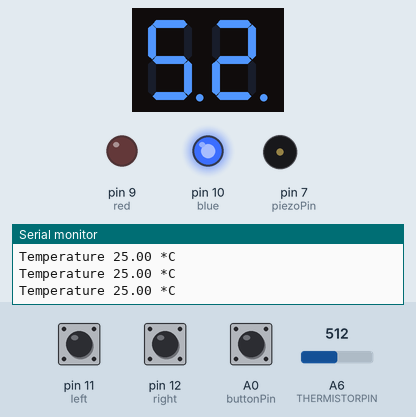
Recording of a sketch running on a simulated Arduino Nano, built with avr-gcc and run on an emulated ATmega328P. Shown: 2-digit seven-segment display, output pins drawn as LEDs (lit = HIGH), buzzer (waves = sounding), the last lines printed to the serial monitor. Wiring (inferred from the names in the program): 2-digit 7-segment display, segments lit when LOW: segments pin 3, pin 2, A5, A2, A4, pin 4, pin 5, A3; digit selects A1, pin 6. The inputs (shaded band) are chosen by the test bench; at power-on: A6 (THERMISTORPIN) = 512, A0 (buttonPin) HIGH, pin 11 (left) HIGH, pin 12 (right) HIGH. The segment pins are drawn as the display they are named for; pins used as bus, display or sensor lines are not drawn.

Above: at 1.2 s.
1.3 s: A6 (THERMISTORPIN) set to 567
At 1.8 s:
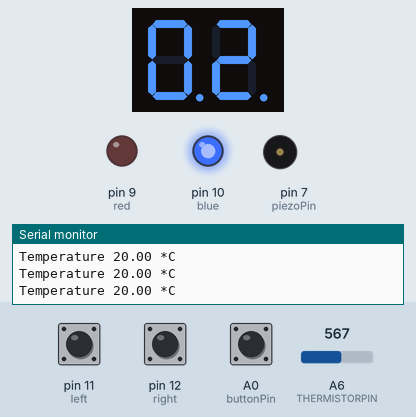
2.8 s: A6 (THERMISTORPIN) set to 585
At 4.0 s:
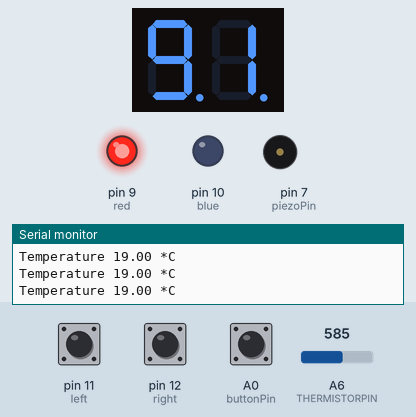
4.3 s: A6 (THERMISTORPIN) set to 807
At 5.3 s:
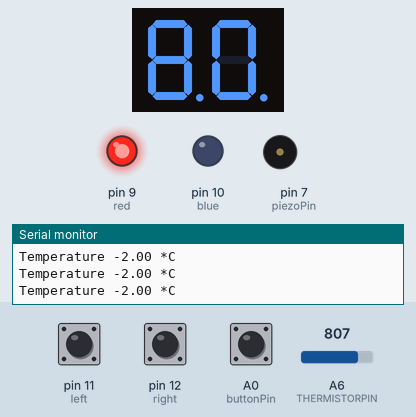
5.8 s: A6 (THERMISTORPIN) set to 827
At 6.7 s:
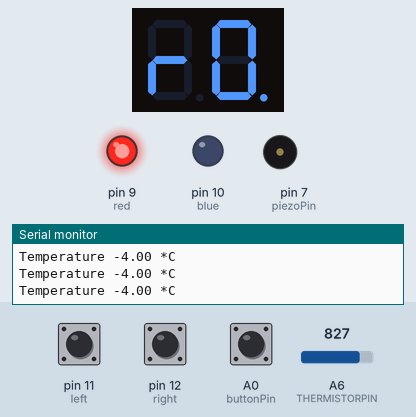
7.3 s: A0 (buttonPin) pulled LOW for 1 s
At 8.67 s:
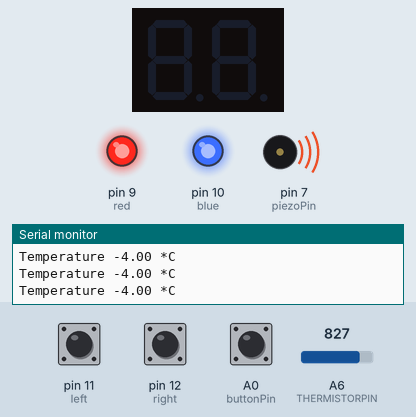
8.9 s: A6 (THERMISTORPIN) set to 900
At 11.0 s:
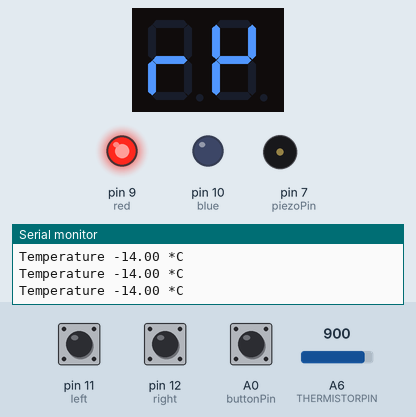
Timing chart, 0 to 12.1 s (numbered marks = the images above; inputs shaded):
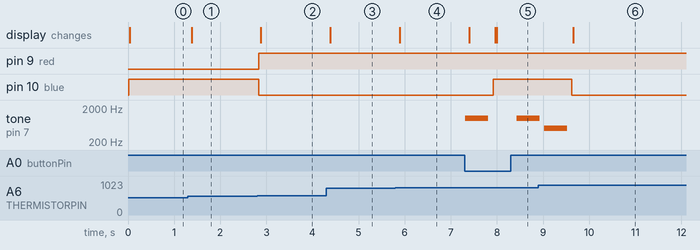

The sketch:

Arduino_two_segment_temp.ino
```cpp
// which analog pin to connect
#define THERMISTORPIN A6
// resistance at 25 degrees C
#define THERMISTORNOMINAL 10000
// temp. for nominal resistance (almost always 25 C)
#define TEMPERATURENOMINAL 25
// how many samples to take and average, more takes longer
// but is more 'smooth'
#define NUMSAMPLES 5
// The beta coefficient of the thermistor (usually 3000-4000)
#define BCOEFFICIENT 3950
// the value of the 'other' resistor
#define SERIESRESISTOR 10000
uint16_t samples[NUMSAMPLES];
#define piezoPin 7
#define left 11
#define right 12
#define blue 10
#define red 9

int segmentPins[] = {3, 2, A5, A2, A4, 4, 5, A3};
int displayPins[] = {A1, 6};
int settingTemp = 20;

int buttonPin = A0;

byte digits[10][8] = {
  //  a  b  c  d  e  f  g  .
  { 1, 1, 1, 1, 1, 1, 0, 1},  // 0
  { 0, 1, 1, 0, 0, 0, 0, 1},  // 1
  { 1, 1, 0, 1, 1, 0, 1, 1},  // 2
  { 1, 1, 1, 1, 0, 0, 1, 1},  // 3
  { 0, 1, 1, 0, 0, 1, 1, 1},  // 4
  { 1, 0, 1, 1, 0, 1, 1, 1},  // 5
  { 1, 0, 1, 1, 1, 1, 1, 1},  // 6
  { 1, 1, 1, 0, 0, 0, 0, 1},  // 7
  { 1, 1, 1, 1, 1, 1, 1, 1},  // 8
  { 1, 1, 1, 1, 0, 1, 1, 1}  // 9
};

void setup()
{
  for (int i = 0; i < 8; i++)
  {
    pinMode(segmentPins[i], OUTPUT);
  }
  pinMode(displayPins[0], OUTPUT);
  pinMode(displayPins[1], OUTPUT);
  pinMode(buttonPin, INPUT_PULLUP);
  pinMode(left, INPUT_PULLUP);
  pinMode(right, INPUT_PULLUP);
  pinMode(piezoPin, OUTPUT);
  pinMode(red, OUTPUT);
  pinMode(blue, OUTPUT);
  Serial.begin(9600);
  //  analogReference(EXTERNAL);
}

void loop()
{
  static int digit1;
  static int digit2;
  int temp;
  int x;
  int y;
  temp = getTemp();
  x = (temp / 10);
  y = (temp - ((temp / 10) * 10));
  updateDisplay(x, y);

  if (digitalRead(buttonPin) == LOW) {
    tone(piezoPin, 1000, 500);
    delay(600);
    while (true) {
      digitalWrite(blue, HIGH);
      digitalWrite(red, HIGH);
      //      Serial.println("INLOOW");
      x = (settingTemp / 10);
      y = (settingTemp - ((settingTemp / 10) * 10));
      if (digitalRead(left) == LOW) {
        settingTemp = settingTemp - 1;
        delay(100);
      }
      if (digitalRead(right) == LOW) {
        settingTemp = settingTemp + 1;
        delay(100);
      }

      if (digitalRead(buttonPin) == LOW) {
        updateDisplay(8, 8);
        delay(500);
        tone(piezoPin, 1000, 500);
        delay(600);
        tone(piezoPin, 500, 500);
        delay(600);
        break;

      }

      updateDisplay(x, y);
    }
  }
  if (temp >= settingTemp) {
    digitalWrite(blue, HIGH);
    digitalWrite(red, LOW);
  } else {
    digitalWrite(blue, LOW);
    digitalWrite(red, HIGH);
  }


}

void updateDisplay(int value1, int value2)
{
  digitalWrite(displayPins[0], HIGH);
  digitalWrite(displayPins[1], LOW);
  setSegments(value2);
  delay(5);
  digitalWrite(displayPins[0], LOW);
  digitalWrite(displayPins[1], HIGH);
  setSegments(value1);
  delay(5);

  digitalWrite(displayPins[0], LOW);
  digitalWrite(displayPins[1], LOW);
}

void setSegments(int n)
{
  for (int i = 0; i < 8; i++)
  {
    digitalWrite(segmentPins[i], ! digits[n][i]);
  }
}


int getTemp() {
  uint8_t i;
  float average;

  // take N samples in a row, with a slight delay
  for (int i = 0; i < NUMSAMPLES; i++) {
    samples[i] = analogRead(THERMISTORPIN);
    delay(1);
  }

  // average all the samples out
  average = 0;
  for (int i = 0; i < NUMSAMPLES; i++) {
    average += samples[i];
  }
  average /= NUMSAMPLES;

  // convert the value to resistance
  average = 1023 / average - 1;
  average = SERIESRESISTOR / average;
  float steinhart;
  steinhart = average / THERMISTORNOMINAL;     // (R/Ro)
  steinhart = log(steinhart);                  // ln(R/Ro)
  steinhart /= BCOEFFICIENT;                   // 1/B * ln(R/Ro)
  steinhart += 1.0 / (TEMPERATURENOMINAL + 273.15); // + (1/To)
  steinhart = 1.0 / steinhart;                 // Invert
  steinhart -= 273.15;
  // convert to C

  steinhart = round(steinhart);
  //  steinhart = steinhart * 100;

  Serial.print("Temperature ");
  Serial.print(steinhart);
  Serial.println(" *C");
  return steinhart;
}
```

Measured:
- the behaviour switches between 574 and 575 on A6 (THERMISTORPIN) (found by bisection; images 1 and 2)
- the behaviour switches between 820 and 821 on A6 (THERMISTORPIN) (found by bisection; images 3 and 4)
- after the input at 1.3 s, the display: changes after 0.08 s (image 1)
- after the input at 2.8 s, pin 9 (red): LOW → HIGH at once; pin 10 (blue): HIGH → LOW at once; the display: changes after 0.08 s (image 2)
- after the input at 4.3 s, the display: changes after 0.08 s (image 3)
- after the input at 5.8 s, the display: changes after 0.09 s (image 4)
- after the input at 7.3 s, pin 10 (blue): LOW → HIGH after 0.62 s; tone on pin 7 (piezoPin): silent → 1000 Hz at once, → silent 0.50 s later, → 1000 Hz 0.61 s later; the display: changes after 0.10 s (image 5)
- after the input at 8.9 s, the display: changes after 0.76 s (image 6)
